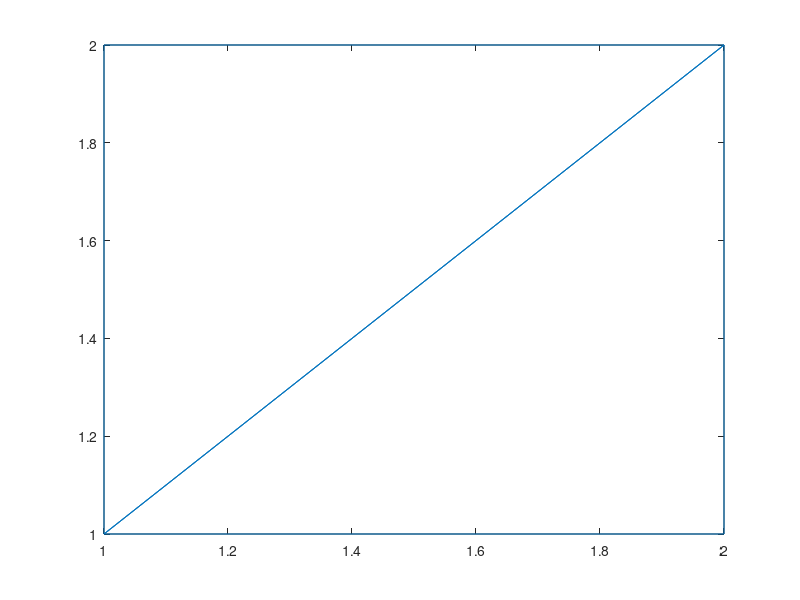

Write MATLAB code to recreate this figure. (Note: this script raises an error after producing the figure.)
[x,y] = meshgrid(1:2, 1:2);
tri = delaunay(x,y);
handle = trimesh(tri,x,y);

line = handle(1);
display(line)

line.XData = [2, 0, 2, 2];
display(line)

axis equal;
fprintf( ...
  ['\nCLICK on mesh at each location where you would like to add a ' ...
  'point handle.\n' ...
  'Press ENTER when finished.\n\n']);
% User clicks many times on mesh at locations of control points
try
  [Cx,Cy] = getpts;
catch e
  % quit early, stop script
  return
end


line.LineStyle = '--';
line.ButtonDownFcn = @ButtonDownFunction;

c = uicontextmenu;
line.UIContextMenu = c;
get(line)

m1 = uimenu(c,'Label','dashed','Callback',@setlinestyle);
m2 = uimenu(c,'Label','dotted','Callback',@setlinestyle);
m3 = uimenu(c,'Label','solid','Callback',@setlinestyle);

function setlinestyle(source,eventdata)
    disp(eventdata)
    line = eventdata.Source.Parent.Parent.CurrentObject;
%     disp(line)
    switch source.Label
        case 'dashed'
            line.LineStyle = '--';
        case 'dotted'
            line.LineStyle = ':';
        case 'solid'
            line.LineStyle = '-';
    end
end

function ButtonDownFunction(hObject, eventdata)
% hObject handle to axes1 (see GCBO)
% eventdata reserved - to be defined in a future version of MATLAB

display(hObject)
display(eventdata)

end
